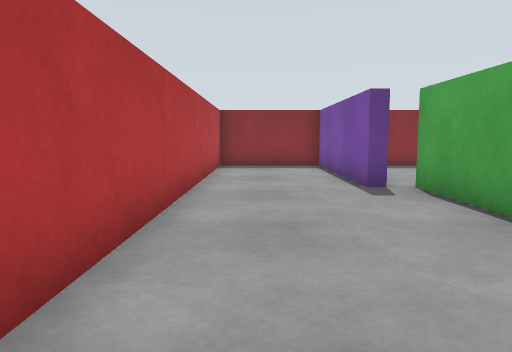
[1] (above)

23 first-person views from a walk through a robot-simulator world made for Gazebo. The camera is 0.51 m above the floor, tilts 6° down and sees 70° across. The floor is counted in squares, 0.5 m on a side. Each view is taken from the middle of a square. On the plan, view 1 faces up. The plan holds only what a view shows up to about 13 squares ahead; the rest is blank. The place goes on beyond the plan.

[2]
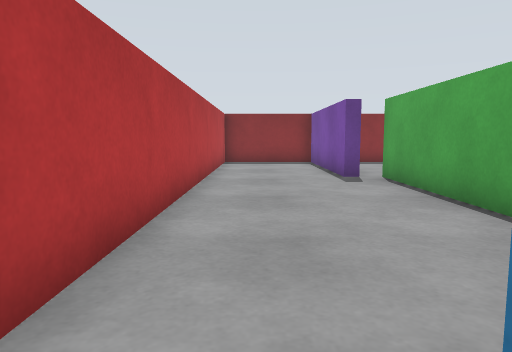

[3]
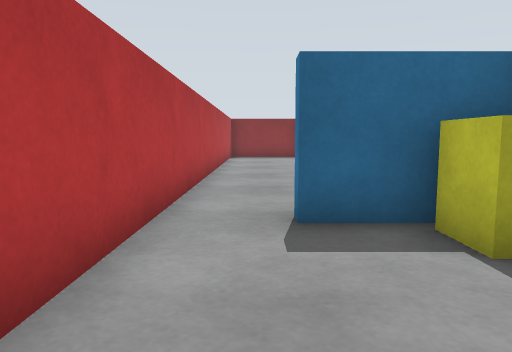

[4]
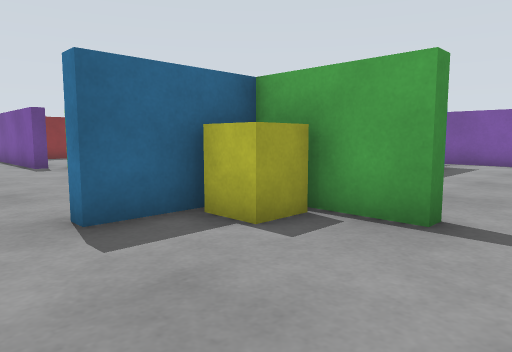

[5]
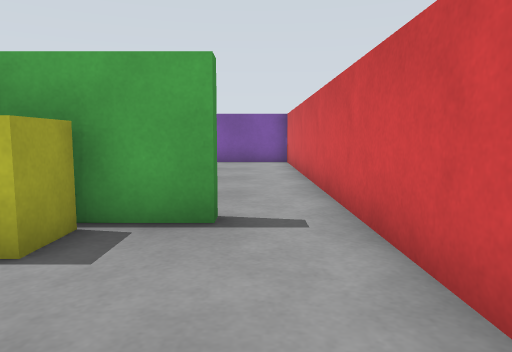

[6]
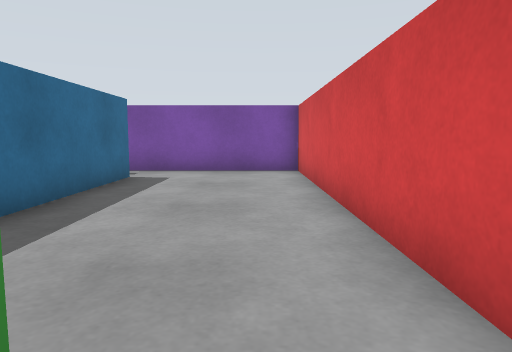

[7]
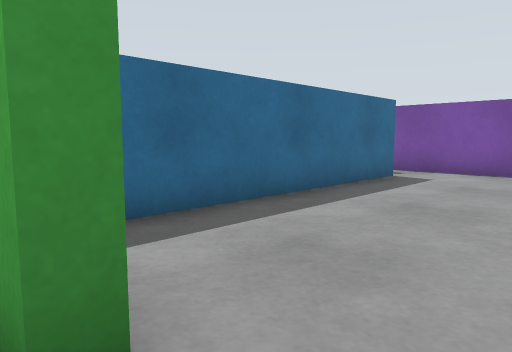

[8]
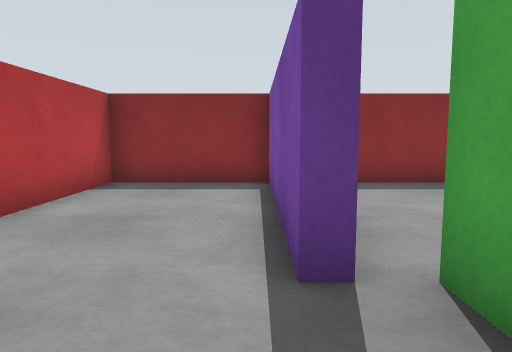

[9]
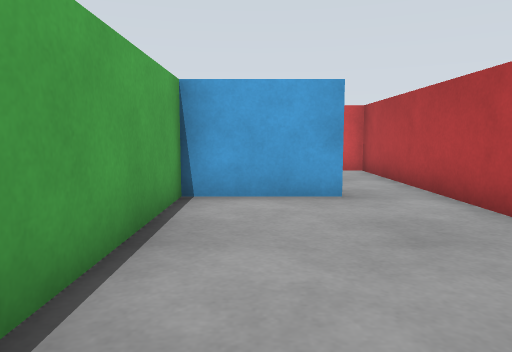

[10]
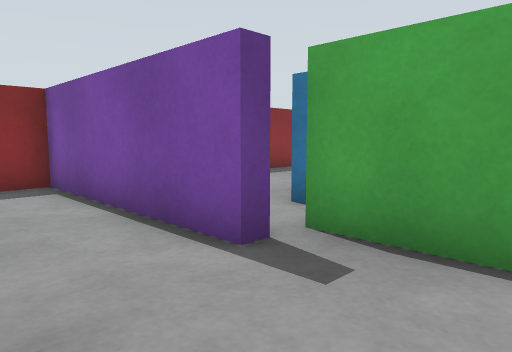

[11]
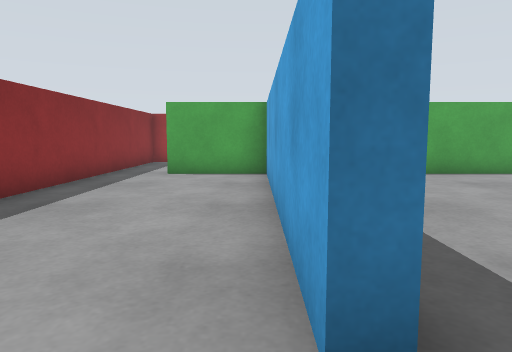

[12]
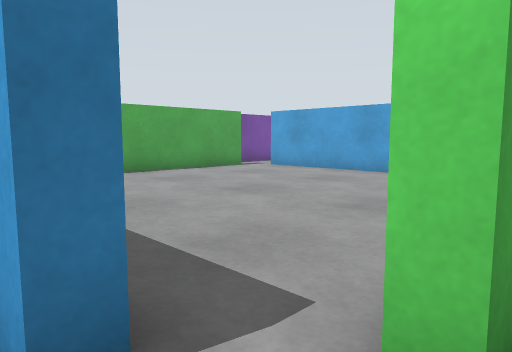

[13]
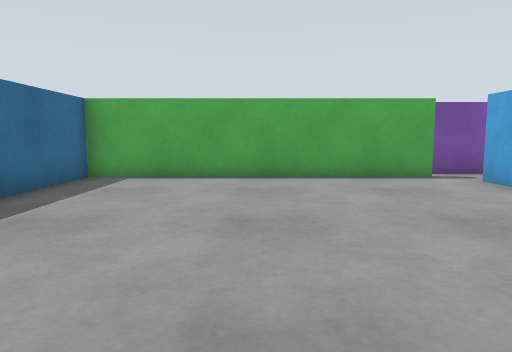

[14]
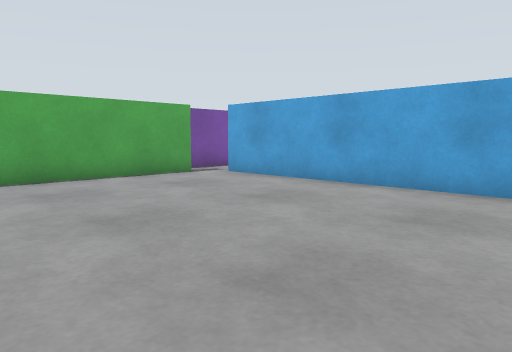

[15]
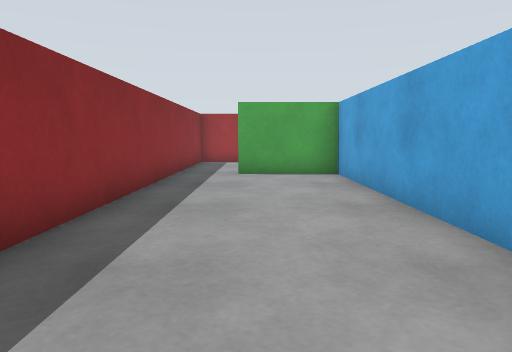

[16]
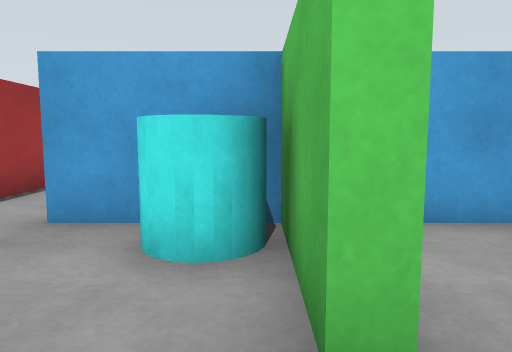

[17]
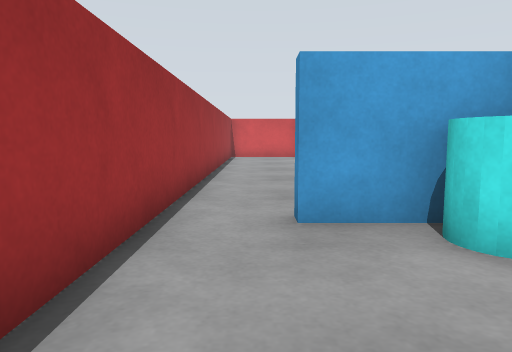

[18]
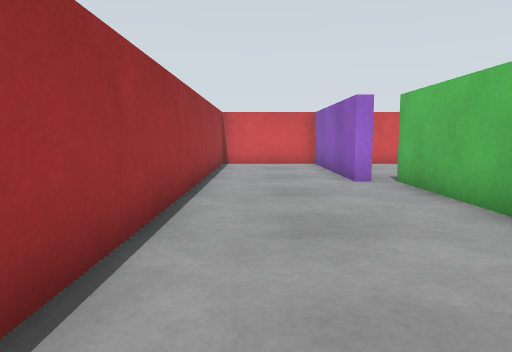

[19]
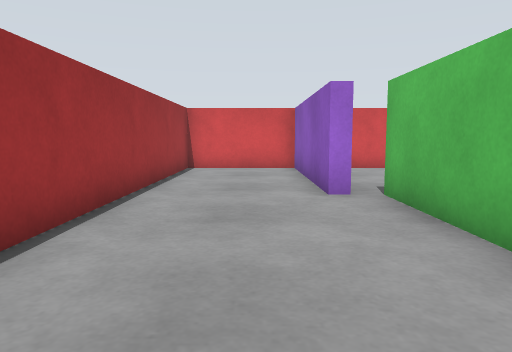

[20]
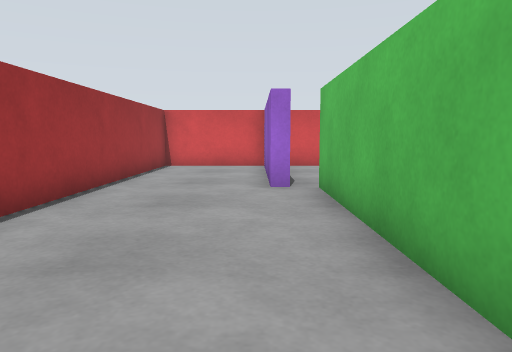

[21]
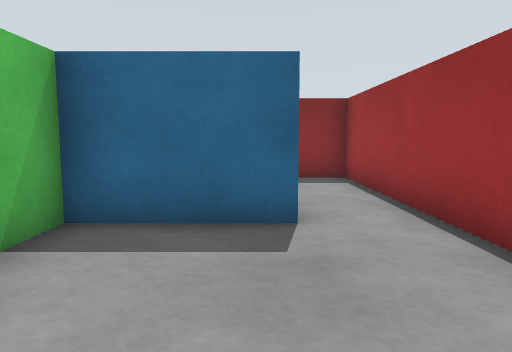

[22]
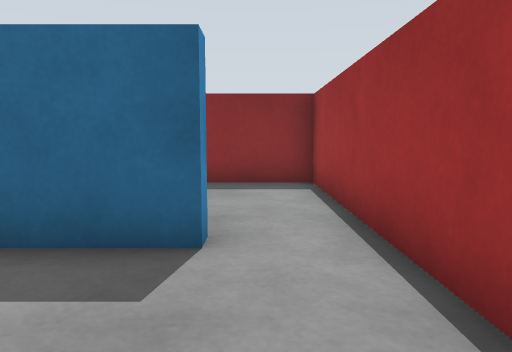

[23]
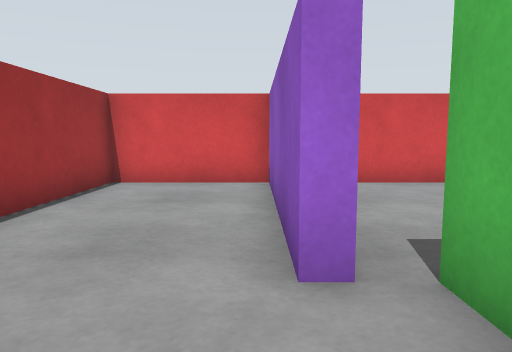

### Floor plan
Points are (right, up) in squares from view 1. A wall is a line through its corners. A room is listed if a view was taken in it or the views show most of it. See-through windows are left out.
Room 1 (views 1, 2, 3, 4, 5, 6, 7, 8, 9, 10)
walls: (1.5, -1.7) (0.5, -1.7) (0.5, -1.3) (3.3, -1.3) (3.3, 7.5); (3.8, -4.5) (3.3, -4.5) (3.3, -3.5); (2.8, 7.5) (2.3, 7.5) (2.3, 13.3) (-1.3, 13.3) (-1.3, -6.3) (14.3, -6.3) (14.3, -0.9); (12.6, -1.7) (5, -1.7)
ways out: opening at (13, -2) to room 3
objects: yellow box (2, -3) to (3, -2)
Room 2 (views 11, 12, 15)
walls: (4.5, 8.2) (4.5, 8.7) (13.3, 8.7) (13.3, 11.5); (3.3, 7.5) (3.8, 7.5); (13.6, 13.3) (4.2, 13.3)
ways out: opening at (4, 8) to room 3; opening at (13, 12.5) to room 4
Room 3 (views 13, 14)
walls: (5.2, -1.3) (12.5, -1.3); (13.3, -0.6) (13.3, 8.3) (10, 8.3)
ways out: opening at (13, -2) to room 1; opening at (4, 8) to room 2
Room 4 (views 16, 17, 18, 19, 20, 21, 22, 23)
walls: (13.7, 5.2) (13.7, -0.5); (15.4, 8.7) (16.5, 8.7) (16.5, 8.3) (14.5, 8.3); (13.7, 8.2) (13.7, 7.1); (14.2, -0.5) (14.7, -0.5) (14.7, -6.3) (18.3, -6.3) (18.3, 13.3) (13.6, 13.3); (13.3, 11.5) (13.7, 11.5) (13.7, 10.8)
ways out: opening at (13, 12.5) to room 2
objects: cyan cylinder (14, 9) to (15, 10)

Where each view was taken, in squares from view 1:
view 1: 0 up, 0 right, facing up
view 2: 2 down, 0 right, facing up
view 3: 6 down, 0 right, facing up
view 4: 6 down, 1 left, facing up-right
view 5: 5 down, 1 left, facing right
view 6: 5 down, 3 right, facing right
view 7: 6 down, 3 right, facing up-right
view 8: 5 up, 2 right, facing up
view 9: 5 up, 2 right, facing down
view 10: 5 up, 0 right, facing up-right
view 11: 9 up, 3 right, facing right
view 12: 9 up, 3 right, facing down-right
view 13: 4 up, 4 right, facing right
view 14: 6 up, 4 right, facing down-right
view 15: 11 up, 3 right, facing right
view 16: 13 up, 14 right, facing down
view 17: 13 up, 17 right, facing down
view 18: 8 up, 17 right, facing down
view 19: 6 up, 16 right, facing down
view 20: 7 up, 15 right, facing down
view 21: 4 up, 16 right, facing up
view 22: 5 up, 17 right, facing up
view 23: 2 up, 15 right, facing down
